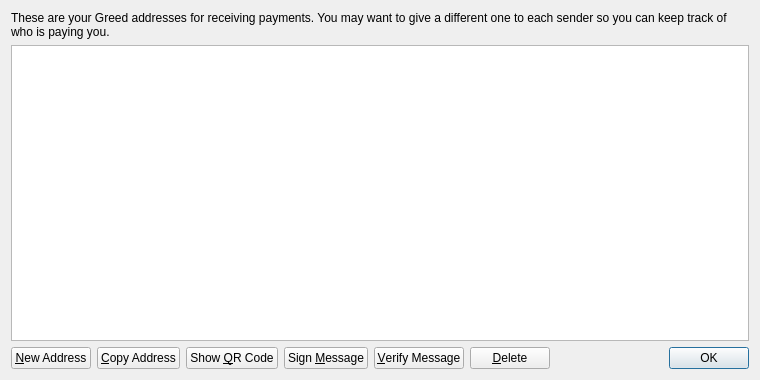
<?xml version="1.0" encoding="UTF-8"?>
<ui version="4.0">
 <class>AddressBookPage</class>
 <widget class="QWidget" name="AddressBookPage">
  <property name="geometry">
   <rect>
    <x>0</x>
    <y>0</y>
    <width>760</width>
    <height>380</height>
   </rect>
  </property>
  <property name="windowTitle">
   <string>Address Book</string>
  </property>
  <layout class="QVBoxLayout" name="verticalLayout">
   <item>
    <widget class="QLabel" name="labelExplanation">
     <property name="text">
      <string>These are your Greed addresses for receiving payments. You may want to give a different one to each sender so you can keep track of who is paying you.</string>
     </property>
     <property name="textFormat">
      <enum>Qt::PlainText</enum>
     </property>
     <property name="wordWrap">
      <bool>true</bool>
     </property>
    </widget>
   </item>
   <item>
    <widget class="QTableView" name="tableView">
     <property name="contextMenuPolicy">
      <enum>Qt::CustomContextMenu</enum>
     </property>
     <property name="toolTip">
      <string>Double-click to edit address or label</string>
     </property>
     <property name="tabKeyNavigation">
      <bool>false</bool>
     </property>
     <property name="alternatingRowColors">
      <bool>true</bool>
     </property>
     <property name="selectionMode">
      <enum>QAbstractItemView::SingleSelection</enum>
     </property>
     <property name="selectionBehavior">
      <enum>QAbstractItemView::SelectRows</enum>
     </property>
     <property name="sortingEnabled">
      <bool>true</bool>
     </property>
     <attribute name="verticalHeaderVisible">
      <bool>false</bool>
     </attribute>
    </widget>
   </item>
   <item>
    <layout class="QHBoxLayout" name="horizontalLayout">
     <item>
      <widget class="QPushButton" name="newAddressButton">
       <property name="toolTip">
        <string>Create a new address</string>
       </property>
       <property name="text">
        <string>&amp;New Address</string>
       </property>
       <property name="icon">
        <iconset resource="../bitcoin.qrc">
         <normaloff>:/icons/add</normaloff>:/icons/add</iconset>
       </property>
      </widget>
     </item>
     <item>
      <widget class="QPushButton" name="copyToClipboard">
       <property name="toolTip">
        <string>Copy the currently selected address to the system clipboard</string>
       </property>
       <property name="text">
        <string>&amp;Copy Address</string>
       </property>
       <property name="icon">
        <iconset resource="../bitcoin.qrc">
         <normaloff>:/icons/editcopy</normaloff>:/icons/editcopy</iconset>
       </property>
      </widget>
     </item>
     <item>
      <widget class="QPushButton" name="showQRCode">
       <property name="text">
        <string>Show &amp;QR Code</string>
       </property>
       <property name="icon">
        <iconset resource="../bitcoin.qrc">
         <normaloff>:/icons/qrcode</normaloff>:/icons/qrcode</iconset>
       </property>
      </widget>
     </item>
     <item>
      <widget class="QPushButton" name="signMessage">
       <property name="toolTip">
        <string>Sign a message to prove you own a Greed address</string>
       </property>
       <property name="text">
        <string>Sign &amp;Message</string>
       </property>
       <property name="icon">
        <iconset resource="../bitcoin.qrc">
         <normaloff>:/icons/edit</normaloff>:/icons/edit</iconset>
       </property>
      </widget>
     </item>
     <item>
      <widget class="QPushButton" name="verifyMessage">
       <property name="toolTip">
        <string>Verify a message to ensure it was signed with a specified Greed address</string>
       </property>
       <property name="text">
        <string>&amp;Verify Message</string>
       </property>
       <property name="icon">
        <iconset resource="../bitcoin.qrc">
         <normaloff>:/icons/transaction_0</normaloff>:/icons/transaction_0</iconset>
       </property>
      </widget>
     </item>
     <item>
      <widget class="QPushButton" name="deleteButton">
       <property name="toolTip">
        <string>Delete the currently selected address from the list</string>
       </property>
       <property name="text">
        <string>&amp;Delete</string>
       </property>
       <property name="icon">
        <iconset resource="../bitcoin.qrc">
         <normaloff>:/icons/remove</normaloff>:/icons/remove</iconset>
       </property>
      </widget>
     </item>
     <item>
      <spacer name="horizontalSpacer">
       <property name="orientation">
        <enum>Qt::Horizontal</enum>
       </property>
       <property name="sizeHint" stdset="0">
        <size>
         <width>40</width>
         <height>20</height>
        </size>
       </property>
      </spacer>
     </item>
     <item>
      <widget class="QDialogButtonBox" name="buttonBox">
       <property name="sizePolicy">
        <sizepolicy hsizetype="Maximum" vsizetype="Fixed">
         <horstretch>0</horstretch>
         <verstretch>0</verstretch>
        </sizepolicy>
       </property>
       <property name="standardButtons">
        <set>QDialogButtonBox::Ok</set>
       </property>
      </widget>
     </item>
    </layout>
   </item>
  </layout>
 </widget>
 <resources>
  <include location="../bitcoin.qrc"/>
 </resources>
 <connections/>
</ui>
